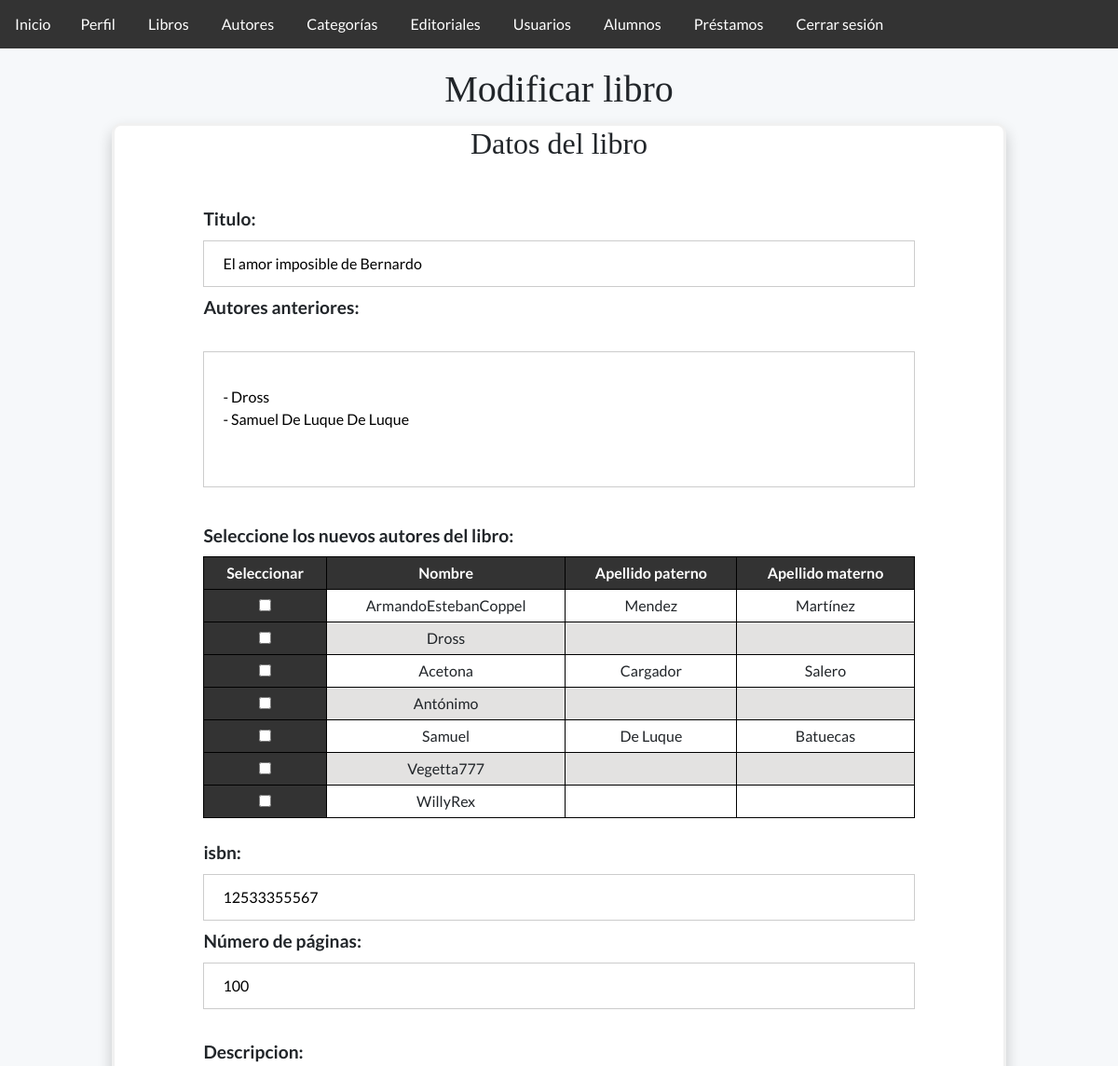
The app's page /libroModificar.php?id=2 (signed in, upper part), older data.
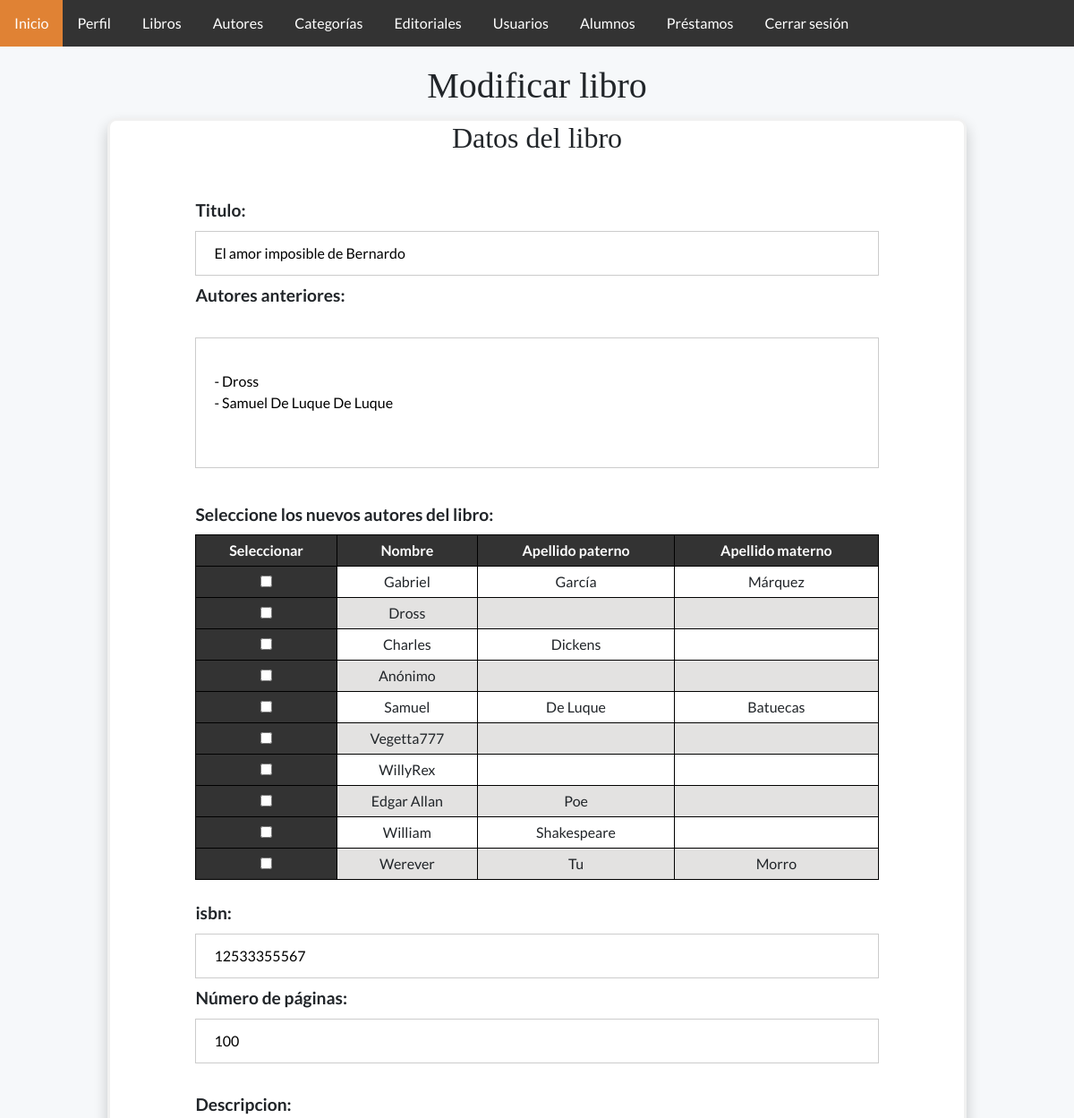
The same page, newer data.
### tables this page shows
CREATE TABLE `autores` (
  `idAutor` int(11) NOT NULL,
  `nombre` varchar(50) NOT NULL,
  `apellidoPaterno` varchar(30) DEFAULT NULL,
  `apellidoMaterno` varchar(30) DEFAULT NULL,
  `status` varchar(20) NOT NULL
);

### Conexion.php (called while the page is built, shortened)
<?php
    class Server {
        public $server;
        public $user;
        public $pass;
        public $db;
        public $conexion;
        public function conectar() {
            $this->conexion = new mysqli( $this->server, $this->user, $this->pass, $this->db );
        }
        public function consultarTabla($tabla, $condiciones = null) {
            if ($condiciones === null) {
                $sql = "Select * FROM $tabla WHERE status = 'Activo';";
            }else {
                $sql = "Select * FROM $tabla WHERE $condiciones status = 'Activo';";
            }
            return $this->conexion->query($sql);
        }
        public function buscarLibro($libro) {
            if (is_int($libro)){
                $sql = "CALL buscarLibroID($libro);";
            }else{
                $sql = "CALL buscarLibro('$libro');";
            }
            if($sentencia = $this->conexion->prepare($sql)){
                $sentencia->execute();
                if($resultado = $sentencia->get_result() )
                 return $resultado;
            }
        }
       public function obtenerAutores($idLibro) {
        $sql = "CALL obtenerAutores($idLibro);";
        if($sentencia = $this->conexion->prepare($sql)){
            $sentencia->execute();
            if($resultado = $sentencia->get_result() )
            return $resultado;
         }
       }
    }
    $server = new Server;
    $server->server = "127.0.0.1";
    $server->user = "root";
    $server->pass = "";
    $server->db = "bd_biblioteca";
?>

### libroModificar.php (the view, shortened to what the changed rows need)
<?php
    include("Conexion.php");
    if (isset($_GET["id"])){
        $id = (int)$_GET["id"];
        $datos = $server->buscarLibro($id);
        if ($libro = mysqli_fetch_array($datos)){
            $isbn = $libro['isbn'];
            $titulo = $libro['titulo'];
            $paginas = $libro['paginas'];
            $descripcion = $libro['descripcion'];
            $pais = $libro['pais'];
            $fechaPublicacion = $libro['fechaPublicacion'];
            $idioma = $libro['idioma'];
            $existencia = $libro['existencia'];
            $autoresLibro = $server->obtenerAutores($libro['idLibro']);
            $autores = $server->consultarTabla("autores");
        }else{
            header("Location: libroConsultar.php");
        }
    }else {
        header("Location: libroConsultar.php");
    }
?>
<!DOCTYPE html>
<html lang="es">
<head>
    <link href="css/Estilo.css" rel="stylesheet">
    <link href="Bootstrap_5.1.3/css/bootstrap.min.css" rel="stylesheet">
</head>
<body>
    <?php
        include("barraNavegacion.php");
    ?>
    <header>
        <div class="titulo">
            <h1>Modificar libro</h1>
        </div>
    </header>
    <div class= "frmFormulario">
        <h2>Datos del libro</h2>
        <form method="post" action= 'libroModificar.php?id=<?php echo $id;?>'>
            <div class="frmMargen">
                <label>Titulo: </label>
                <input value= "<?php echo $titulo; ?>" name="titulo" type="text" pattern="([\w]|[á-úñÑ.\s]|[!¡#$%&/\(\)=¿?-+])+" required>
                <label>Autores anteriores: </label><br><br>
                <textarea rows="5" cols="30" readonly>
                    <?php while ($autor = mysqli_fetch_array($autoresLibro)){
                               echo "\n- ".$autor["nombre"]." ".$autor["apellidoPaterno"]." ".$autor["apellidoPaterno"];
                            }?>
                </textarea><br><br>
                <label>Seleccione los nuevos autores del libro: </label>
                <div class = "tablaDatos">
                    <table>
                        <thead>
                            <tr>
                                <th scope="col">Seleccionar</th>
                                <th scope="col">Nombre</th>
                                <th scope="col">Apellido paterno</th>
                                <th scope="col">Apellido materno</th>
                            </tr>
                        </thead>
                        <tbody>
                            <?php
                                while($fila = mysqli_fetch_array($autores)){
                                    echo "<tr>";
                                    echo "<th scope='row'><input name='idAutor[]' type='checkbox' value='".$fila["idAutor"]."'></th>";
                                    echo "<td>".$fila['nombre']."</td>";
                                    echo "<td>".$fila['apellidoPaterno']."</td>";
                                    echo "<td>".$fila['apellidoMaterno']."</td>";
                                    echo "</tr>";
                                }
                            ?>
                        </tbody>
                    </table>
                </div>
                <label>isbn: </label>
                <input value= "<?php echo $isbn; ?>" name="isbn" type="text"  pattern="([-\d]){10,17}" required> <br>
                <label>Número de páginas: </label>
                <input value= "<?php echo $paginas; ?>" placeholder = "Seleccione o digite el número de páginas" name="paginas" type="number" min=1 required> <br><br>
                <label>Descripcion: </label> <br><br>
                <textarea placeholder = "Escriba una breve descripción" name="descripcion" rows="10" cols="50" required><?php echo $descripcion; ?></textarea> <br><br>
                <input value= "<?php echo $pais; ?>" name="pais" type="text" pattern="([a-z]|[A-Z]|[á-úñÑ\s])+"> <br><br>
                <input value= "<?php echo $fechaPublicacion; ?>" name="fechaPublicacion" type="date" required> <br><br>
                <input value= "<?php echo $idioma; ?>" name="idioma" type="text" pattern="([a-z]|[A-Z]|[á-úñÑ\s])+" required> <br><br>
                <br><br>
                <input value= "<?php echo $existencia; ?>" placeholder = "Seleccione o digite el número de libros en existencia" name="existencia" type="number" min=1 required> <br><br>
            </div>
        </form>
        <a class = "cancel" href="libroConsultar.php">Volver</a> <br><br>
    </div>
</body>
</html>

Row changes from the older to the newer data that the page shows:
changed autores: nombre "ArmandoEstebanCoppel" → "Gabriel"; apellidoPaterno "Mendez" → "García"; apellidoMaterno "Martínez" → "Márquez"
changed autores: nombre "Acetona" → "Charles"; apellidoPaterno "Cargador" → "Dickens"; apellidoMaterno "Salero" → (not shown)
changed autores: nombre "Antónimo" → "Anónimo"
added autores: nombre "Edgar Allan", apellidoPaterno "Poe"
added autores: nombre "William", apellidoPaterno "Shakespeare"
added autores: nombre "Werever", apellidoPaterno "Tu", apellidoMaterno "Morro"
